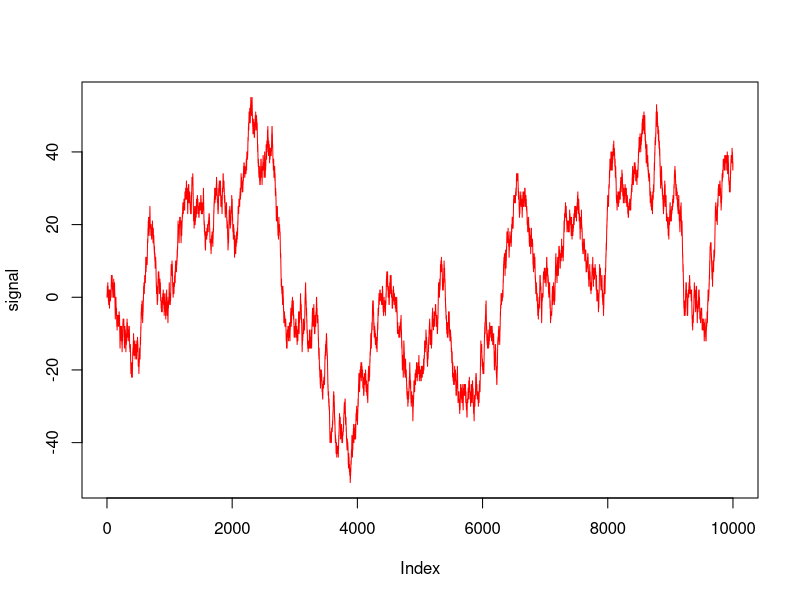
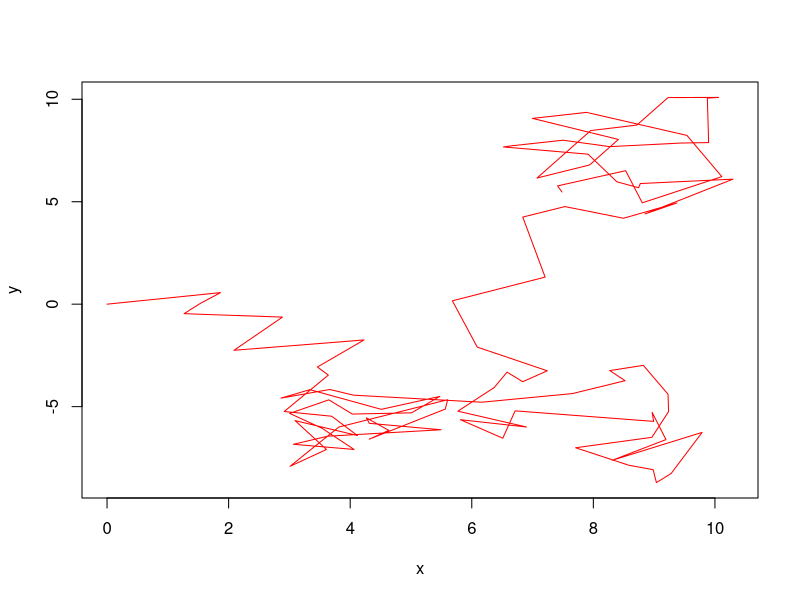
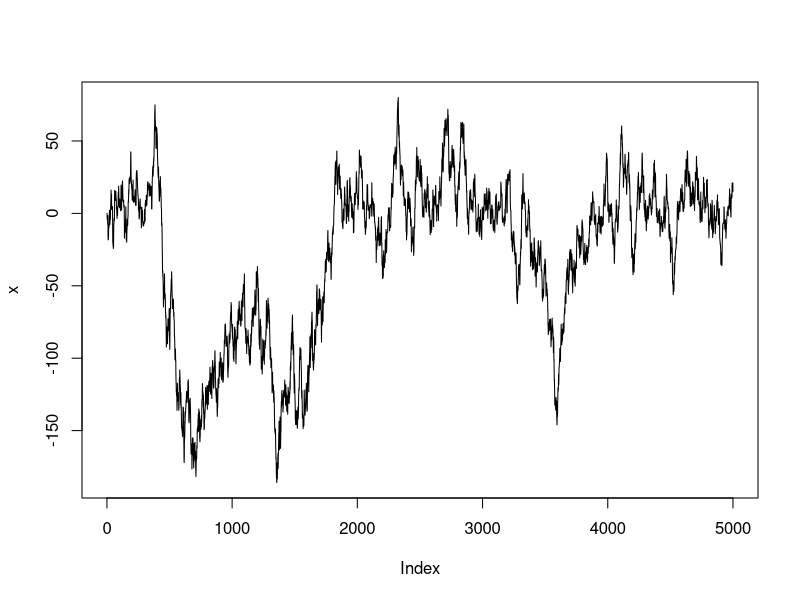
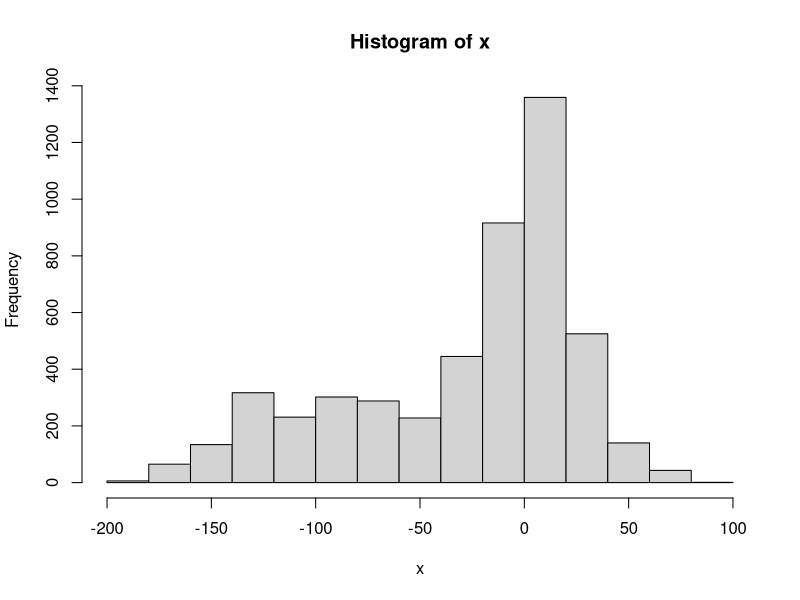

Recreate these plots in R, in order.
setwd('/Users/chizhang/Documents/Programming/R')

# Monte Carlo - generate sampling of a specific distribution

# 1. Markov Chain, f(t+1) only depends on f(t)

N = 10000
signal = vector(length = N)
signal[1] = 0
for (i in 2:N){
  # random select one offset (from [-1,1]) to signal[i-1]
  signal[i] = signal[i-1] + sample(c(-1,1),1)   # only choose from -1, 1
}

plot( signal, type = 'l',col = 'red')




# 2. Random Walk, is the 2-D MC
N = 100
x = vector(length = N)
y = vector(length = N)
x[1] = 0
y[1] = 0
for (i in 2:N){
  x[i] = x[i-1] + rnorm(1)  # random noise
  y[i] = y[i-1] + rnorm(1)
}


plot(x,y,type = 'l', col='red')



# 3. MCMC - MH algorithm
# raised by Metroplis, then improved by Hastings
# Gibbs sampler is a special case of MH
# detailed balance equation: pi(x)*P(y|x) = pi(y)*P(x|y)
# p is a distribution, P is prob



# initialise
N = 5000 
x = vector(length = N)  
x[1] = 0  

# uniform variable: u  
u = runif(N)  
m_sd = 5  
freedom = 5  

for (i in 2:N)  
{ 
  # generate proposal y from q(y|xn)
  # here all xn is the previous 1 x
  y = rnorm(1,mean = x[i-1],sd = m_sd)   # use the previous x
  print(y)  
  #y = rt(1,df = freedom)  
  
  
  
  # rho = q(xn|y)p(y) / q(y|xn)p(xn) ^ 1 (minimum of these two)
  # post/old
  p_accept = dnorm(x[i-1],mean = y,sd = abs(2*y+1)) / dnorm(y, mean = x[i-1],sd = abs(2*x[i-1]+1))  
    
  
  if ((u[i] <= p_accept))   # if u is lower than accept prob, u < min(p_accept, 1)
  {  
    x[i] = y  
    print("accept")  
  }  
  else  
  {  
    x[i] = x[i-1]     # otherwise still use the previous x
    print("reject")  
  }  
}  

plot(x,type = 'l')  
dev.new()   # return the return value of the device opened
hist(x)  


# dnorm is density
# pnorm is the cdf, prob at x
# qnorm is given quantile, find value x







